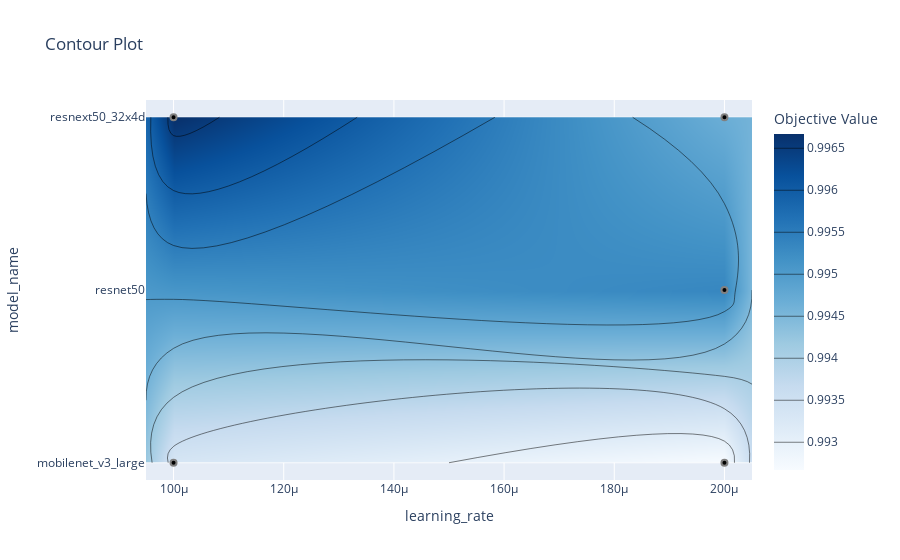

Notebook code for this chart:
### Markdown cell above
#### Visualize hyperparameter relationships (Визуализация взаимосвязей гиперпараметров)

### Code cell
plot_contour(study, params=["model_name", "learning_rate"])

### Figure 1 — Plotly figure (JSON) as saved in the notebook; plotly's stock layout.template omitted (floating-point values rounded to 4 significant figures)
{"data": [{"autocontour": true, "colorbar": {"title": {"text": "Objective Value"}}, "colorscale": [[0, "rgb(247,251,255)"], [0.125, "rgb(222,235,247)"], [0.25, "rgb(198,219,239)"], [0.375, "rgb(158,202,225)"], [0.5, "rgb(107,174,214)"], [0.625, "rgb(66,146,198)"], [0.75, "rgb(33,113,181)"], [0.875, "rgb(8,81,156)"], [1, "rgb(8,48,107)"]], "connectgaps": true, "contours": {"coloring": "heatmap", "end": 0.9965, "size": 0.0005, "start": 0.993}, "hoverinfo": "none", "line": {"smoothing": 1.3}, "reversescale": false, "type": "contour", "x": [9.5e-05, 0.0001, 0.0002, 0.000205], "y": ["mobilenet_v3_large", "resnet50", "resnext50_32x4d"], "z": [[null, 0.9933, 0.9927, null], [null, null, 0.9953, null], [null, 0.9967, 0.9947, null]]}, {"marker": {"color": "black", "line": {"color": "Grey", "width": 2}}, "mode": "markers", "showlegend": false, "type": "scatter", "x": [0.0002, 0.0002, 0.0001, 0.0001, 0.0002], "y": ["resnext50_32x4d", "resnet50", "resnext50_32x4d", "mobilenet_v3_large", "mobilenet_v3_large"]}], "layout": {"autosize": true, "title": {"text": "Contour Plot"}, "xaxis": {"range": [9.5e-05, 0.000205], "title": {"text": "learning_rate"}, "type": "linear"}, "yaxis": {"range": [-0.1, 2.1], "title": {"text": "model_name"}, "type": "category"}}}
